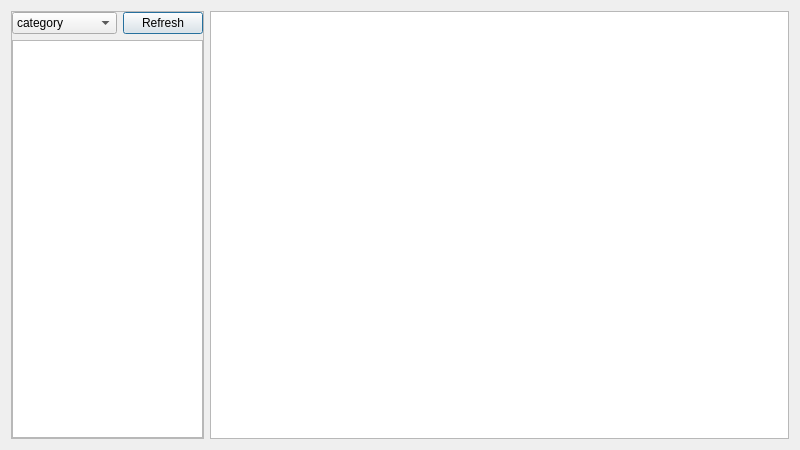
<?xml version="1.0" encoding="UTF-8"?>
<ui version="4.0">
 <class>DialogConsole</class>
 <widget class="QDialog" name="DialogConsole">
  <property name="geometry">
   <rect>
    <x>0</x>
    <y>0</y>
    <width>800</width>
    <height>450</height>
   </rect>
  </property>
  <property name="windowTitle">
   <string>Console</string>
  </property>
  <layout class="QHBoxLayout" name="horizontalLayout_2">
   <item>
    <widget class="QFrame" name="frame">
     <property name="sizePolicy">
      <sizepolicy hsizetype="Preferred" vsizetype="Preferred">
       <horstretch>1</horstretch>
       <verstretch>0</verstretch>
      </sizepolicy>
     </property>
     <property name="frameShape">
      <enum>QFrame::StyledPanel</enum>
     </property>
     <property name="frameShadow">
      <enum>QFrame::Raised</enum>
     </property>
     <layout class="QVBoxLayout" name="verticalLayout">
      <property name="leftMargin">
       <number>0</number>
      </property>
      <property name="topMargin">
       <number>0</number>
      </property>
      <property name="rightMargin">
       <number>0</number>
      </property>
      <property name="bottomMargin">
       <number>0</number>
      </property>
      <item>
       <layout class="QHBoxLayout" name="horizontalLayout">
        <item>
         <widget class="QComboBox" name="comboBox">
          <property name="sizePolicy">
           <sizepolicy hsizetype="Minimum" vsizetype="Fixed">
            <horstretch>0</horstretch>
            <verstretch>0</verstretch>
           </sizepolicy>
          </property>
          <item>
           <property name="text">
            <string>category</string>
           </property>
          </item>
          <item>
           <property name="text">
            <string>attribute</string>
           </property>
          </item>
         </widget>
        </item>
        <item>
         <widget class="QPushButton" name="pushButtonRefresh">
          <property name="sizePolicy">
           <sizepolicy hsizetype="Fixed" vsizetype="Fixed">
            <horstretch>0</horstretch>
            <verstretch>0</verstretch>
           </sizepolicy>
          </property>
          <property name="text">
           <string>Refresh</string>
          </property>
         </widget>
        </item>
       </layout>
      </item>
      <item>
       <widget class="QListView" name="listView">
        <property name="sizePolicy">
         <sizepolicy hsizetype="Expanding" vsizetype="Expanding">
          <horstretch>0</horstretch>
          <verstretch>0</verstretch>
         </sizepolicy>
        </property>
        <property name="editTriggers">
         <set>QAbstractItemView::NoEditTriggers</set>
        </property>
        <property name="resizeMode">
         <enum>QListView::Adjust</enum>
        </property>
       </widget>
      </item>
     </layout>
    </widget>
   </item>
   <item>
    <widget class="QTableView" name="tableView">
     <property name="sizePolicy">
      <sizepolicy hsizetype="Expanding" vsizetype="Expanding">
       <horstretch>3</horstretch>
       <verstretch>0</verstretch>
      </sizepolicy>
     </property>
     <property name="editTriggers">
      <set>QAbstractItemView::NoEditTriggers</set>
     </property>
    </widget>
   </item>
  </layout>
 </widget>
 <resources/>
 <connections/>
</ui>
